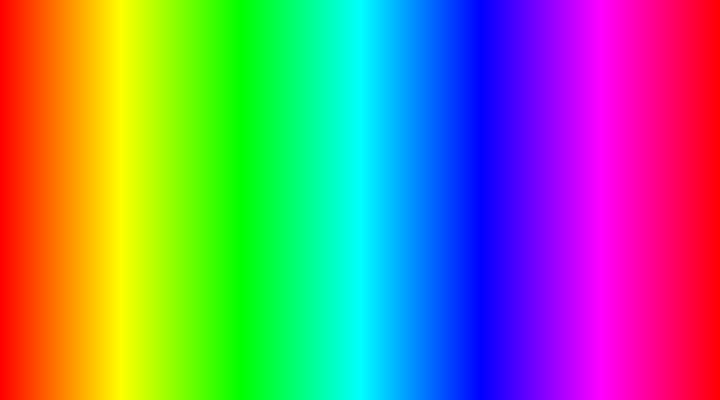
Frame 1 (no input)
Frame 60 (the mouse pressed at the canvas centre just before this capture): identical to frame 1, image omitted
Frame 120 (the mouse held since frame 60 and released just before this capture): identical to frame 1, image omitted

The Processing sketch that drew this single still picture (run headless with seeded random() and noise(); from frame 60 on, the mouse is pressed at the canvas centre):

// Processing sketch: HSV
// ── HSV.pde
//instance variables

void setup() { //setup
  size(720, 400);
  noStroke();
  colorMode(HSB, 360, 100, 100);
  
  for (int i = 0; i < width; i += 2) { //for
    fill(i/2, 100, 100);
    rect(i, 0, 2, height);
    fill(i/2, 100, 100);
    rect(i, height/2, 2, height/2);
  } //for

} //setup


void draw() { //draw


} //draw
